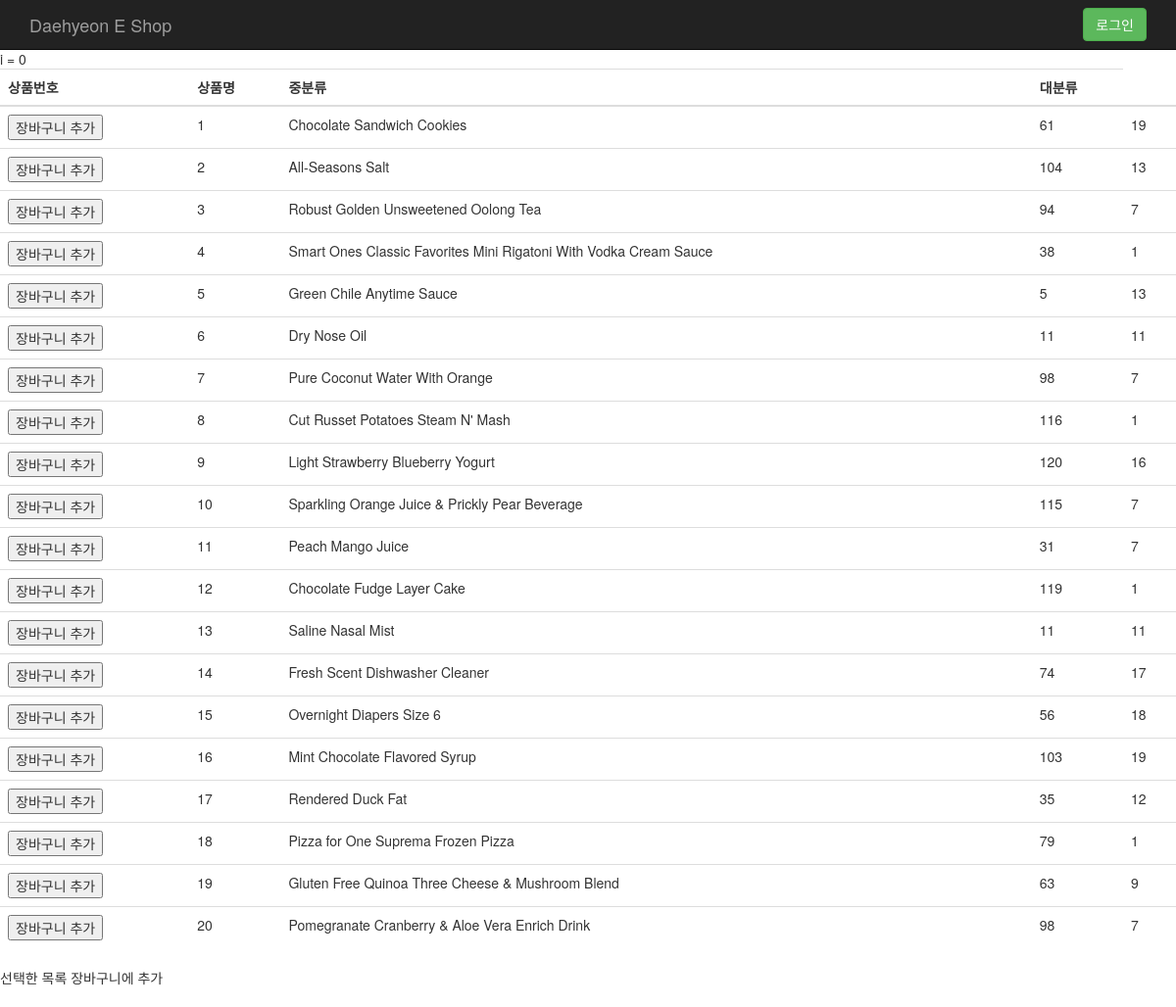
/polls/product/, run on the app's committed database.
### polls/models.py (models this page shows)
class Products(models.Model) :
    product_id = models.IntegerField()
    product_name = models.CharField(max_length = 200)
    aisle_id = models.IntegerField()
    department_id = models.IntegerField()

### polls/views.py (the view)
# urls.py: path('product/', views.product, name='product'),
def product(request):
    product_list = Products.objects.order_by()
    context = {
        'product_list' : product_list
    }
    return render(request, 'polls/list.html', context)

### polls/templates/polls/list.html (shortened to what this page needs)
{% load static %}
<!DOCTYPE html>
<html lang="en">
<head>
    <link href="{% static 'css/bootstrap.min.css' %}" rel="stylesheet">
    <link href="{% static 'css/jumbotron.css' %}" rel="stylesheet">
</head>
<body>
<nav class="navbar navbar-inverse navbar-fixed-top">
      <div class="container">
        <div class="navbar-header">
          <a class="navbar-brand" href="{% url 'index'%}">Daehyeon E Shop</a>
        </div>
        <div id="navbar" class="navbar-collapse collapse" align="right" style=" display:flex; width:45%;text-align:center; float:right;" >
          {% if not request.user.is_authenticated %}
          <form action = "{% url 'login' %}" class="navbar-form navbar-right" method = "post">
            <button type="submit" class="btn btn-success" style="float:right">로그인</button>
          </form>
          {% endif %}
      </div>
    </nav>
    <table class = 'table'>
        <thread>
            <tr>
                <th>상품번호</th>
                <th>상품명</th>
                <th>중분류</th>
                <th>대분류</th>
            </tr>
        </thread>
        {% if product_list %}
        <tbody>
        {% for row in product_list %}
        <tr>
            <td>
            <form action= "{% url 'cart' %}" method = "POST"> {% csrf_token %}
                <button type="submit" name="product_id" value = {{row.product_id}}> 장바구니 추가</button>
            </form>
            </td>
            <td>{{row.product_id }}</td>
            <td>{{row.product_name }}</td>
            <td>{{row.aisle_id }}</td>
            <td>{{row.department_id }}</td>
        </tr>
        {% endfor %}
        {% else %}
    <p>No Data.</p>
    {% endif %}
        </tbody>
    </table>
    <h>
        선택한 목록 장바구니에 추가
    </h>
</body>
</html>

### static/css/jumbotron.css (style rules this page uses)
body { padding-top: 50px; padding-bottom: 20px; }

### data on the page
Products: product_id "1", product_name "Chocolate Sandwich Cookies", aisle_id "61", department_id "19"
Products: product_id "2", product_name "All-Seasons Salt", aisle_id "104", department_id "13"
Products: product_id "3", product_name "Robust Golden Unsweetened Oolong Tea", aisle_id "94", department_id "7"
Products: product_id "4", product_name "Smart Ones Classic Favorites Mini Rigatoni With Vodka Cream Sauce", aisle_id "38", department_id "1"
Products: product_id "5", product_name "Green Chile Anytime Sauce", aisle_id "5", department_id "13"
Products: product_id "6", product_name "Dry Nose Oil", aisle_id "11", department_id "11"
Products: product_id "7", product_name "Pure Coconut Water With Orange", aisle_id "98", department_id "7"
Products: product_id "8", product_name "Cut Russet Potatoes Steam N' Mash", aisle_id "116", department_id "1"
Products: product_id "9", product_name "Light Strawberry Blueberry Yogurt", aisle_id "120", department_id "16"
Products: product_id "10", product_name "Sparkling Orange Juice & Prickly Pear Beverage", aisle_id "115", department_id "7"
Products: product_id "11", product_name "Peach Mango Juice", aisle_id "31", department_id "7"
Products: product_id "12", product_name "Chocolate Fudge Layer Cake", aisle_id "119", department_id "1"
Products: product_id "13", product_name "Saline Nasal Mist", aisle_id "11", department_id "11"
Products: product_id "14", product_name "Fresh Scent Dishwasher Cleaner", aisle_id "74", department_id "17"
Products: product_id "15", product_name "Overnight Diapers Size 6", aisle_id "56", department_id "18"
Products: product_id "16", product_name "Mint Chocolate Flavored Syrup", aisle_id "103", department_id "19"
Products: product_id "17", product_name "Rendered Duck Fat", aisle_id "35", department_id "12"
Products: product_id "18", product_name "Pizza for One Suprema Frozen Pizza", aisle_id "79", department_id "1"
Products: product_id "19", product_name "Gluten Free Quinoa Three Cheese & Mushroom Blend", aisle_id "63", department_id "9"
Products: product_id "20", product_name "Pomegranate Cranberry & Aloe Vera Enrich Drink", aisle_id "98", department_id "7"
